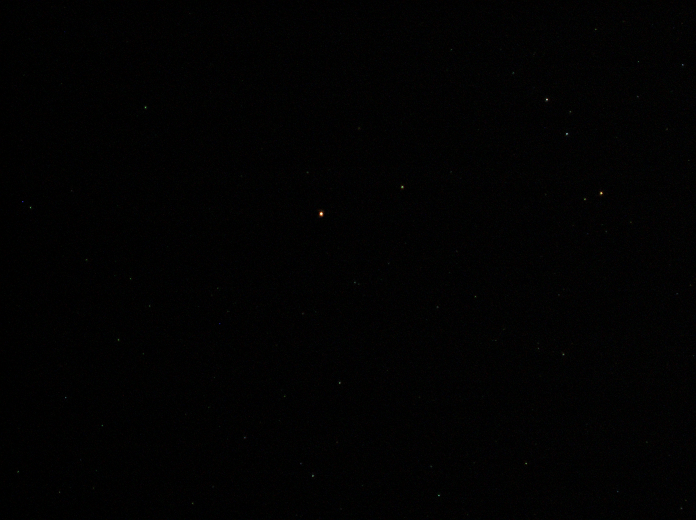
//> input picture beast/polaris-1s-gain38-4.png, 1392 x 1040 px (shown at 1/2 size)
$ ./beast.old polaris-1s-gain38-4.png   (built with g++ and OpenCV 4)
//> lines starting //> are read from the running program, lines starting //| are printed output that depends on the picture; after the words box and inside, x2 and y2 are one past the last pixel; in counts of white or black regions, pixels touching at a corner belong together
// lower_bound/upper_bound example
#include <iostream>     // cout
#include <fstream>
#include <algorithm>    // lower_bound, upper_bound, sort
#include <vector>       // vector
#include "opencv2/imgproc/imgproc.hpp"
#include "opencv2/highgui/highgui.hpp"

using namespace std;
using namespace cv;

struct star {
	double mag;
	double ra;
	double decll;
};

struct starline {
	double dist;
	int s1;
	int s2;
};

struct sort_z {
    bool operator() (Point3f pt1, Point3f pt2) { return (pt1.z > pt2.z);}
};
struct sort_dist {
    bool operator() (starline sl, double sd) { return (sl.dist < sd);}
};

int cat_lines=0;
int dist_lines=0;

vector<star> s;
vector<starline> d;

void initdb() {
	star s_temp;
	fstream cat_f("cat.txt", ios_base::in);
	while(cat_f>>s_temp.mag>>s_temp.ra>>s_temp.decll) {
		s.push_back(s_temp);
		cat_lines++;
	}
	starline d_temp;
	fstream dist_f("dist.txt", ios_base::in);
	while(dist_f>>d_temp.dist>>d_temp.s1>>d_temp.s2) {
		d.push_back(d_temp);
		dist_lines++;
	}
}
Mat src; Mat src_gray;
int thresh = 100;
int max_thresh = 255;


int main (int argc, char** argv) {
	//load the stardb
	initdb();
	//extract centroids
	/// Load source image and convert it to gray
	src = imread( argv[1], 1 );
//> src is the input picture: 1040 rows x 1392 cols, CV_8UC3; mean B, G, R 1.7, 1.8, 1.9
	cvtColor( src, src_gray, CV_BGR2GRAY );
    Mat canny_output;
	vector<vector<Point> > contours;
	vector<Vec4i> hierarchy;

	/// Detect edges using canny
	Canny( src_gray, canny_output, thresh, thresh*2, 3 );
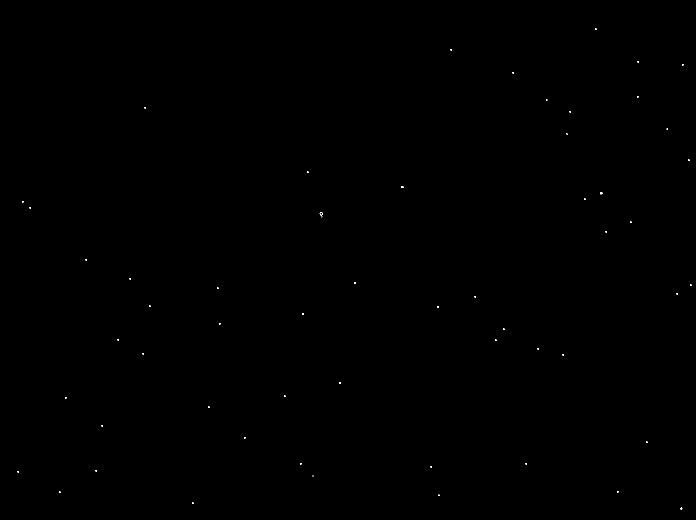
//> canny_output: 1040 rows x 1392 cols, CV_8UC1 (shown at 1/2 size); 0.03% white in thin lines or dots, all inside (x1, y1, x2, y2) = (35, 57, 1383, 1019)
	findContours( canny_output, contours, hierarchy, CV_RETR_TREE, CV_CHAIN_APPROX_SIMPLE, Point(0, 0) );
//> contours = 105 contours, 104 with area under 20; largest, box (x1, y1, x2, y2) and area: (639, 424, 646, 431) 24

	/// Get the moments
	vector<Moments> mu(contours.size());
//> mu = 105 items
	vector<Point3f> mc(contours.size());
	for( int i = 0; i < contours.size(); i++ ) {
		mu[i] = moments( contours[i], false );
		mc[i] = Point3f(mu[i].m10/mu[i].m00,mu[i].m01/mu[i].m00,mu[i].m00);
	}
//> this loop made 105 passes
//> after the loop, mc = 105 Point3s, first 12: [1362.3, 1016.7, 5.5], [1362, 1017, 2], [385, 1006, 4], [385, 1006, 2], [877.7, 989.3, 0.5], [119, 984, 4], [119, 984, 2], [1235, 983, 4], [1235, 983, 2], [nan, nan, 0], [nan, nan, 0], [36, 943, 4]
	sort(mc.begin(), mc.end(), sort_z());
//> mc = 105 Point3s, first 12: [642, 427, 24], [642, 427, 18], [1202.4, 385.8, 10], [804.5, 373.4, 7.5], [679, 765.5, 6], [605.5, 627, 6], [875, 613.5, 6], [1362.3, 1016.7, 5.5], [1202.3, 385.7, 5.5], [709.3, 565, 5], [1293.1, 884.1, 4.5], [1007, 658, 4]

	vector<vector<int> > star_hits(cat_lines, vector<int>(0) ); //for each star  in our image allocate a vector to keep track of other stars which have matched to it (maybe could increase performance by preallocation)
	double x_diff,y_diff,pt_dist,pt_dist_l,pt_dist_u;
	double ppd=394/9.97;
	int false_positives=0;
//> (the run ends here: the program crashes, at `for( int i = 0; i < contours.size(); i++ ) if (mc[i].z>0.0)`)
